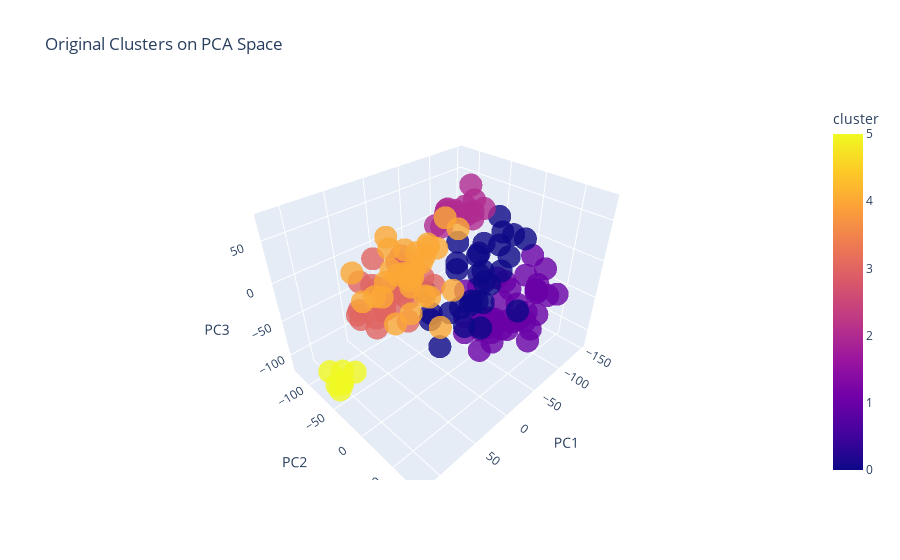

The code cell stored with this chart in its notebook:
### Code cell
import plotly.express as px
df1 = pd.DataFrame(X_pca3, columns=["PC1","PC2","PC3"])
df1["cluster"] = labels.reset_index(drop=True)
fig = px.scatter_3d(df1, x="PC1", y="PC2", z="PC3",
                    color="cluster", opacity=0.8,
                    title="Original Clusters on PCA Space")
fig.show()

### Figure 1 — Plotly figure (JSON) as saved in the notebook; plotly's stock layout.template omitted (floating-point values rounded to 4 significant figures; data arrays with more than 128 entries replaced by an {"elided": "..."} marker saying what was removed)
{"data": [{"hovertemplate": "PC1=%{x}<br>PC2=%{y}<br>PC3=%{z}<br>cluster=%{marker.color}<extra></extra>", "legendgroup": "", "marker": {"color": {"elided": "151 int values"}, "coloraxis": "coloraxis", "opacity": 0.8, "symbol": "circle"}, "mode": "markers", "name": "", "scene": "scene", "showlegend": false, "type": "scatter3d", "x": {"elided": "151 float values"}, "y": {"elided": "151 float values"}, "z": {"elided": "151 float values"}}], "layout": {"coloraxis": {"colorbar": {"title": {"text": "cluster"}}, "colorscale": [[0, "#0d0887"], [0.1111, "#46039f"], [0.2222, "#7201a8"], [0.3333, "#9c179e"], [0.4444, "#bd3786"], [0.5556, "#d8576b"], [0.6667, "#ed7953"], [0.7778, "#fb9f3a"], [0.8889, "#fdca26"], [1, "#f0f921"]]}, "legend": {"tracegroupgap": 0}, "scene": {"domain": {"x": [0, 1], "y": [0, 1]}, "xaxis": {"title": {"text": "PC1"}}, "yaxis": {"title": {"text": "PC2"}}, "zaxis": {"title": {"text": "PC3"}}}, "title": {"text": "Original Clusters on PCA Space"}}}
